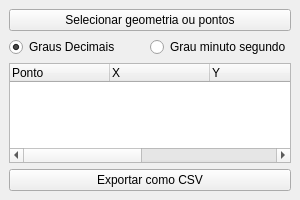
<?xml version="1.0" encoding="UTF-8"?>
<ui version="4.0">
 <class>convWindow</class>
 <widget class="QDockWidget" name="convWindow">
  <property name="geometry">
   <rect>
    <x>0</x>
    <y>0</y>
    <width>300</width>
    <height>200</height>
   </rect>
  </property>
  <property name="sizePolicy">
   <sizepolicy hsizetype="MinimumExpanding" vsizetype="MinimumExpanding">
    <horstretch>0</horstretch>
    <verstretch>0</verstretch>
   </sizepolicy>
  </property>
  <property name="minimumSize">
   <size>
    <width>300</width>
    <height>200</height>
   </size>
  </property>
  <property name="windowTitle">
   <string>Gerar azimute e distância</string>
  </property>
  <widget class="QWidget" name="dockWidgetContents">
   <layout class="QVBoxLayout" name="verticalLayout">
    <item>
     <layout class="QHBoxLayout" name="horizontalLayout">
      <item>
       <widget class="QPushButton" name="pointsButton">
        <property name="text">
         <string>Selecionar geometria ou pontos</string>
        </property>
        <property name="checkable">
         <bool>true</bool>
        </property>
       </widget>
      </item>
     </layout>
    </item>
    <item>
     <layout class="QHBoxLayout" name="horizontalLayout_2">
      <item>
       <widget class="QRadioButton" name="decimalButton">
        <property name="text">
         <string>Graus Decimais</string>
        </property>
        <property name="checked">
         <bool>true</bool>
        </property>
       </widget>
      </item>
      <item>
       <widget class="QRadioButton" name="dmsButton">
        <property name="text">
         <string>Grau minuto segundo</string>
        </property>
       </widget>
      </item>
     </layout>
    </item>
    <item>
     <widget class="QTreeWidget" name="mapList">
      <property name="enabled">
       <bool>true</bool>
      </property>
      <property name="editTriggers">
       <set>QAbstractItemView::NoEditTriggers</set>
      </property>
      <property name="alternatingRowColors">
       <bool>true</bool>
      </property>
      <property name="selectionMode">
       <enum>QAbstractItemView::SingleSelection</enum>
      </property>
      <attribute name="headerCascadingSectionResizes">
       <bool>false</bool>
      </attribute>
      <attribute name="headerStretchLastSection">
       <bool>false</bool>
      </attribute>
      <column>
       <property name="text">
        <string>Ponto</string>
       </property>
      </column>
      <column>
       <property name="text">
        <string>X</string>
       </property>
      </column>
      <column>
       <property name="text">
        <string>Y</string>
       </property>
      </column>
      <column>
       <property name="text">
        <string>Azimute</string>
       </property>
      </column>
      <column>
       <property name="text">
        <string>Distância</string>
       </property>
      </column>
      <column>
       <property name="text">
        <string>Destino</string>
       </property>
      </column>
     </widget>
    </item>
    <item>
     <widget class="QPushButton" name="csvButton">
      <property name="text">
       <string>Exportar como CSV</string>
      </property>
     </widget>
    </item>
   </layout>
  </widget>
 </widget>
 <resources/>
 <connections/>
</ui>
